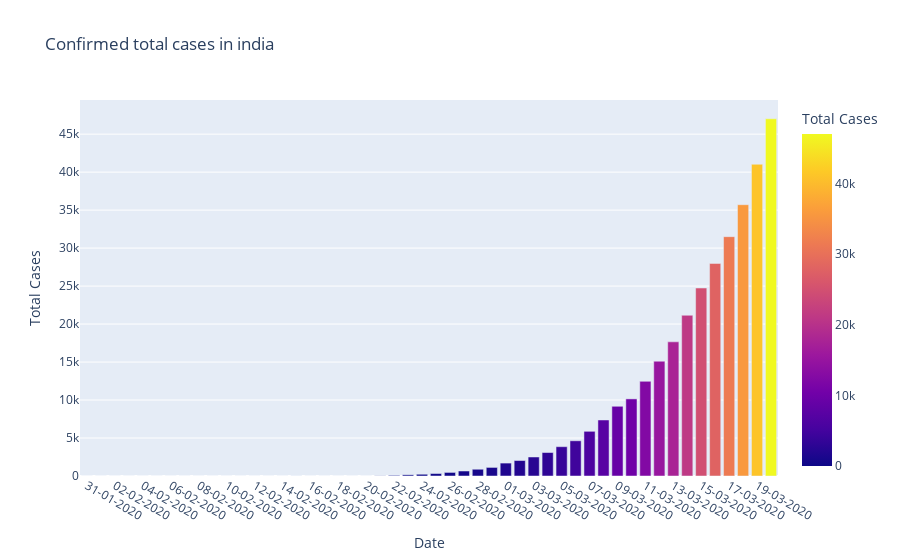

Write notebook code for a chart like this one.
### Code cell
itly

### Figure 1 — Plotly figure (JSON) as saved in the notebook; plotly's stock layout.template omitted (floating-point values rounded to 4 significant figures)
{"data": [{"alignmentgroup": "True", "hovertemplate": "Date=%{x}<br>Total Cases=%{marker.color}<extra></extra>", "legendgroup": "", "marker": {"color": [2, 2, 2, 2, 2, 2, 3, 3, 3, 3, 3, 3, 3, 3, 3, 3, 3, 3, 3, 3, 3, 3, 20, 79, 157, 229, 323, 470, 655, 889, 1128, 1701, 2036, 2502, 3089, 3858, 4636, 5883, 7375, 9172, 10149, 12462, 15113, 17660, 21157, 24747, 27980, 31506, 35713, 41035, 47021], "coloraxis": "coloraxis", "pattern": {"shape": ""}}, "name": "", "offsetgroup": "", "orientation": "v", "showlegend": false, "textposition": "auto", "type": "bar", "x": ["31-01-2020", "01-02-2020", "02-02-2020", "03-02-2020", "04-02-2020", "05-02-2020", "06-02-2020", "07-02-2020", "08-02-2020", "09-02-2020", "10-02-2020", "11-02-2020", "12-02-2020", "13-02-2020", "14-02-2020", "15-02-2020", "15-02-2020", "16-02-2020", "17-02-2020", "18-02-2020", "19-02-2020", "20-02-2020", "21-02-2020", "22-02-2020", "23-02-2020", "24-02-2020", "25-02-2020", "26-02-2020", "27-02-2020", "28-02-2020", "29-02-2020", "01-03-2020", "02-03-2020", "03-03-2020", "04-03-2020", "05-03-2020", "06-03-2020", "07-03-2020", "08-03-2020", "09-03-2020", "10-03-2020", "11-03-2020", "12-03-2020", "13-03-2020", "14-03-2020", "15-03-2020", "16-03-2020", "17-03-2020", "18-03-2020", "19-03-2020", "20-03-2020"], "xaxis": "x", "y": [2, 2, 2, 2, 2, 2, 3, 3, 3, 3, 3, 3, 3, 3, 3, 3, 3, 3, 3, 3, 3, 3, 20, 79, 157, 229, 323, 470, 655, 889, 1128, 1701, 2036, 2502, 3089, 3858, 4636, 5883, 7375, 9172, 10149, 12462, 15113, 17660, 21157, 24747, 27980, 31506, 35713, 41035, 47021], "yaxis": "y"}], "layout": {"barmode": "relative", "coloraxis": {"colorbar": {"title": {"text": "Total Cases"}}, "colorscale": [[0, "#0d0887"], [0.1111, "#46039f"], [0.2222, "#7201a8"], [0.3333, "#9c179e"], [0.4444, "#bd3786"], [0.5556, "#d8576b"], [0.6667, "#ed7953"], [0.7778, "#fb9f3a"], [0.8889, "#fdca26"], [1, "#f0f921"]]}, "legend": {"tracegroupgap": 0}, "title": {"text": "Confirmed total cases in india"}, "xaxis": {"anchor": "y", "domain": [0, 1], "title": {"text": "Date"}}, "yaxis": {"anchor": "x", "domain": [0, 1], "title": {"text": "Total Cases"}}}}
